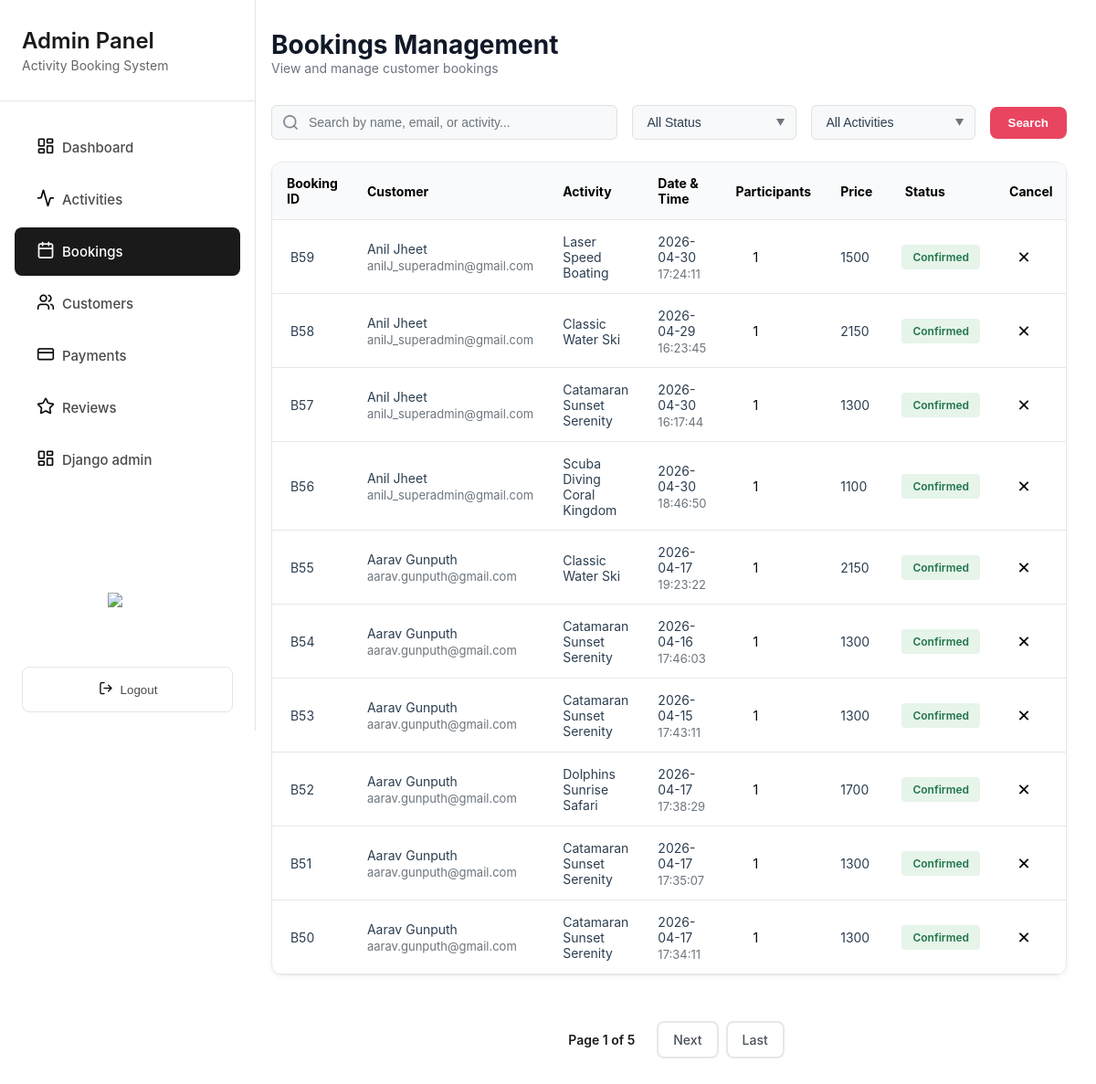
The page /grandblue/admin/bookings/ (signed in) on the database its author committed.
### merger/models.py (models this page shows, shortened)
class Booking(models.Model):
    class Status(models.TextChoices):
        CONFIRMED = "CONFIRMED", "Confirmed"
        CANCELLED = "CANCELLED", "Cancelled"
        COMPLETED = "COMPLETED", "Completed"
    customer = models.ForeignKey(User, related_name="bookings", on_delete=models.CASCADE)
    activity = models.ForeignKey(Activity, related_name="bookings", on_delete=models.CASCADE)
    date = models.DateField(help_text="Selected date for the activity")
    group_size = models.PositiveIntegerField(default=1)
    price_total = models.PositiveIntegerField(help_text="Total price (Rs)")
    status = models.CharField(max_length=12, choices=Status.choices, default=Status.CONFIRMED)
    created_at = models.DateTimeField(auto_now_add=True)
    cancelled_at = models.DateTimeField(blank=True, null=True)
    cancellation_reason = models.TextField(blank=True)
    class Meta:
        ordering = ["-created_at"]
        indexes = [
            models.Index(fields=["status"]),
            models.Index(fields=["date"]),
            models.Index(fields=["customer", "created_at"]),
        ]
        constraints = [
            models.CheckConstraint(
                condition=Q(date__gt=F("created_at")),
                name="booking_date_after_creation"
            ),
        ]

class User(AbstractUser):
    email = models.EmailField(blank=True, unique=True)
    date_joined = models.DateTimeField(default=timezone.now)
    phone = models.CharField(max_length=20, blank=True)
    total_bookings = models.PositiveIntegerField(default=0)
    total_spent = models.DecimalField(max_digits=10, decimal_places=2, default=0.00)
    USERNAME_FIELD = 'email'
    REQUIRED_FIELDS = []
    class Meta:
        ordering = ['email']

class Activity(models.Model):
    ACTIVITY_TYPES = [
        ("Catamaran", "Catamaran"),
        ("Scuba diving", "Scuba diving"),
        ("Dolphin watching", "Dolphin watching"),
        ("Water ski", "Water ski"),
        ("Speed boat", "Speed boat"),
    ]
    name = models.CharField(max_length=255)
    activity_type = models.CharField(max_length=120, blank=True, choices=ACTIVITY_TYPES)
    description = models.TextField()
    base_price = models.PositiveIntegerField(help_text="Price per pax (Rs)")
    location = models.CharField(max_length=120, blank=True)
    duration = models.CharField(max_length=60, blank=True)
    max_participants = models.PositiveIntegerField()
    created_at = models.DateTimeField(auto_now_add=True)
    activity_rules = models.TextField(blank=True, help_text="One rule per line")
    safety_equipment = models.TextField(blank=True, help_text="One item per line")
    cancellation_policy = models.TextField(blank=True, help_text="One policy per line")
    map_embed_url = models.TextField(blank=True)
    map_location_description = models.TextField(blank=True)
    class Meta:
        ordering = ["name"]
        indexes = [
            models.Index(fields=["name"]),
            models.Index(fields=["activity_type"]),
            models.Index(fields=["location"]),
        ]
        verbose_name = "Activity"
        verbose_name_plural = "Activities"

### merger/shared_views.py (the view, shortened to what this page needs)
# urls.py: path('admin/bookings/', BookingsPageView.as_view(), name='bookings'),
class BookingsPageView(LoginRequiredMixin, StaffRequiredMixin, ListView):
    model = Booking
    template_name = 'admin_booking.html'
    context_object_name = 'bookings'
    paginate_by = 10
    def get_queryset(self):
        queryset = Booking.objects.select_related('customer', 'activity').order_by('-created_at')
        status = self.request.GET.get('status')
        if status and status != 'all':
            queryset = queryset.filter(status=status.upper())
        activity = self.request.GET.get('activity')
        if activity and activity != 'all':
            queryset = queryset.filter(activity__activity_type=activity)
        search = self.request.GET.get('search')
        return queryset
    def get_context_data(self, **kwargs):
        context = super().get_context_data(**kwargs)
        context['active_class'] = 'bookings'
        context['current_status'] = self.request.GET.get('status', 'all')
        context['current_activity'] = self.request.GET.get('activity', 'all')
        context['current_search'] = self.request.GET.get('search', '')
        return context

### merger/shared_views.py (called while the page is built)
    def test_func(self):
        return self.request.user.is_staff

### merger/templates/admin_booking.html (shortened to what this page needs)
{% extends 'admin_sidebar.html' %}
{% load static %}
{% block extra_css %}
<link rel="stylesheet" href="{% static 'css/admin_booking.css' %}">
{% endblock %}
{% block content %}
<div class="page-header">
    <h1 class="page-title">Bookings Management</h1>
    <p class="page-subtitle">View and manage customer bookings</p>
</div>
<form method="get" action="" id="filterForm" onsubmit="return true;">
<div class="filter-bar">
    <div class="search-box">
        <input type="text" name="search" id="searchInput" placeholder="Search by name, email, or activity..." value="{{ current_search }}">
    </div>
    <div class="filter-dropdown">
        <select class="dropdown-select" name="status" id="statusFilter" onchange="document.getElementById('filterForm').submit()">
            <option value="all" {% if current_status == 'all' %}selected{% endif %}>All Status</option>
        </select>
    </div>
    <div class="filter-dropdown">
        <select class="dropdown-select" name="activity" id="activityFilter" onchange="document.getElementById('filterForm').submit()">
            <option value="all" {% if current_activity == 'all' %}selected{% endif %}>All Activities</option>
        </select>
    </div>
    <button type="submit" class="filter-submit-btn">Search</button>
</div>
</form>
<div class="table-container">
    <table>
        <thead>
            <tr>
                <th>Booking ID</th>
                <th>Customer</th>
                <th>Activity</th>
                <th>Date & Time</th>
                <th>Participants</th>
                <th>Price</th>
                <th style="white-space: pre;"> Status</th>
                <th>Cancel</th>
            </tr>
        </thead>
        <tbody id="bookingsTable">
            {% for booking in bookings %}
            <tr data-status="{{ booking.status|lower }}" data-activity="{{ booking.activity.activity_type }}"
                data-booking-id="{{ booking.id }}"
                style="--i: {{ forloop.counter }};">
                <td class="booking-id" style="white-space: pre;"> B{{ booking.id }}</td>
                <td>
                    <div class="customer-info">
                        <span class="customer-name">{{ booking.customer.first_name }} {{ booking.customer.last_name }}</span>
                        <span class="customer-email">{{ booking.customer.email }}</span>
                    </div>
                </td>
                <td class="activity-name">{{ booking.activity.name }}</td>
                <td>
                    <div class="datetime-info">
                        <span class="date">{{ booking.date|date:"Y-m-d" }}</span>
                        <span class="time">{{ booking.created_at|date:"H:i:s" }}</span>
                    </div>
                </td>
                <td class="participants">{{ booking.group_size }}</td>
                <td class="price">{{ booking.price_total }}</td>
                <td>
                    <span class="status-badge
                                {% if booking.status == 'CONFIRMED' %}
                                confirmed
                                {% elif booking.status == 'CANCELLED' %}
                                cancelled
                                {% elif booking.status == 'COMPLETED' %}
                                completed
                                {% endif %}
                            ">
                        {{ booking.get_status_display }}
                    </span>
                </td>
                <td class="cancel-cell">
                    {% if booking.status == 'CONFIRMED' %}
                    <form method="POST" action="{% url 'cancel_booking' booking.id %}">
                        <button type="button" class="cancel-btn" title="Cancel Booking" onclick="showCancelDialog('{{ booking.id }}', this)">✕</button>
                    </form>
                    {% else %}
                    <span style="color: #ccc;">—</span>
                    {% endif %}
                </td>
            </tr>
            {% empty %}
            <tr>
                <td colspan="8" style="text-align:center;">No Bookings found.</td>
            </tr>
            {% endfor %}
        </tbody>
    </table>
</div>
{% if is_paginated %}
<div class="pagination">
  <span class="page-current">
    Page {{ page_obj.number }} of {{ page_obj.paginator.num_pages }}
  </span>
  {% if page_obj.has_next %}
    <a href="?page={{ page_obj.next_page_number }}" class="page-link">Next</a>
    <a href="?page={{ page_obj.paginator.num_pages }}" class="page-link">Last</a>
  {% endif %}
</div>
{% endif %}
{% endblock %}

### merger/static/css/dark_mode.css (style rules this page uses)
:root { --bg-primary: #ffffff; --bg-secondary: #f8f9fa; --bg-tertiary: #e9ecef; --text-primary: #000000; --text-secondary: #333333; --text-muted: #666666; --border-color: #dee2e6; --card-bg: #ffffff; --input-bg: #ffffff; --shadow-color: rgba(0, 0, 0, 0.1); }

### merger/static/css/admin_sidebar.css (style rules this page uses)
* { margin: 0; padding: 0; box-sizing: border-box; }
body { font-family: -apple-system, BlinkMacSystemFont, 'Segoe UI', Roboto, Oxygen, Ubuntu, Cantarell, sans-serif; background-color: #f5f5f5; display: flex; min-height: 100vh; }

### merger/static/css/admin_booking.css (style rules this page uses)
* { margin: 0; padding: 0; box-sizing: border-box; }
body { font-family: -apple-system, BlinkMacSystemFont, 'Segoe UI', Roboto, 'Helvetica Neue', Arial, sans-serif; background: #ffffff; color: #000000; min-height: 100vh; }
.page-header { margin-bottom: 32px; }
.page-title { font-size: 28px; font-weight: 700; color: #111827; }
.page-subtitle { font-size: 14px; color: #6b7280; }
.table-container { background: #ffffff; border: 1px solid #e5e7eb; border-radius: 12px; box-shadow: 0 2px 6px rgba(0,0,0,0.05); overflow: hidden; opacity: 0; transform: scale(0.9) translateY(20px); animation: tableAppear 0.8s ease-out forwards, tableGlow 2s ease-in-out 0.5s infinite alternate; }
table { width: 100%; border-collapse: collapse; }
thead { background: #f9fafb; }
th, td { padding: 14px 16px; text-align: left; font-size: 14px; color: #000000; border-bottom: 1px solid #e5e7eb; }
tbody tr { transition: all 0.3s ease; position: relative; }
tbody tr::before { position: absolute; left: 0; top: 0; height: 100%; width: 3px; background: #e94560; transform: scaleY(0); transform-origin: top; transition: transform 0.3s ease; }
.table-container table tr { opacity: 0; transform: translateY(15px) scale(0.97); animation: rowFadeIn 0.5s cubic-bezier(.25,1,.33,1) forwards; }
.table-container table tr:nth-child(n) { animation-delay: calc(0.08s * var(--i)); }
.filter-bar { display: flex; gap: 16px; margin-bottom: 24px; align-items: center; }
.filter-submit-btn { padding: 10px 20px; background: #e94560; color: white; border: none; border-radius: 8px; font-weight: 600; cursor: pointer; transition: all 0.3s ease; }
.search-box { position: relative; flex: 1; max-width: 500px; }
.search-box input { width: 100%; padding: 10px 16px 10px 40px; background: #f8f9fa url(" ../images/search-icon.png") no-repeat 12px center; background-size: 16px 16px; border: 1px solid #e0e0e0; border-radius: 6px; color: #2c3e50; font-size: 14px; transition: all 0.2s ease; }
.search-box input::placeholder { color: #6c757d; }
.filter-dropdown { position: relative; }
.dropdown-select { padding: 10px 36px 10px 16px; background: #f8f9fa; border: 1px solid #e0e0e0; border-radius: 6px; color: #2c3e50; font-size: 14px; cursor: pointer; appearance: none; min-width: 180px; transition: all 0.2s ease; }
.filter-dropdown::after { content: '▼'; position: absolute; right: 12px; top: 50%; transform: translateY(-50%); font-size: 10px; color: #6c757d; pointer-events: none; }
.booking-id { color: #2c3e50; }
.customer-info { display: flex; flex-direction: column; gap: 2px; }
.customer-name { color: #2c3e50; }
.customer-email { font-size: 13px; color: #6c757d; }
.activity-name { color: #2c3e50; }
.datetime-info { display: flex; flex-direction: column; gap: 2px; }
.date { color: #2c3e50; }
.time { font-size: 13px; color: #6c757d; }
.participants { padding-right: 55px; text-align: center; }
.price { color: #2c3e50; }
.status-badge { display: inline-block; padding: 6px 12px; border-radius: 4px; font-size: 12px; font-weight: 600; text-transform: capitalize; }
.status-badge.confirmed { background: #E6F4EA; color: #20744A; }
.cancel-btn { background: transparent; border: none; font-size: 18px; cursor: pointer; width: 32px; height: 32px; display: flex; align-items: center; justify-content: center; border-radius: 4px; transition: all 0.2s ease; }
.pagination { display: flex; justify-content: center; align-items: center; gap: 8px; margin-top: 30px; padding: 20px 0; }
.page-link { padding: 10px 16px; border: 2px solid #e5e7eb; border-radius: 8px; background: white; color: #495057; text-decoration: none; font-weight: 500; font-size: 14px; transition: all 0.3s ease; cursor: pointer; min-width: 45px; text-align: center; }
.page-current { padding: 10px 16px; font-weight: 600; color: #1a1a1a; font-size: 14px; }

### rows shown on the page
Booking: id "59", customer.first_name "Anil", customer.last_name "Jheet", customer.email "anilJ_superadmin@gmail.com", activity.name "Laser Speed Boating", date "2026-04-30", created_at "17:24:11", group_size "1", price_total "1500", status "Confirmed"
Booking: id "58", customer.first_name "Anil", customer.last_name "Jheet", customer.email "anilJ_superadmin@gmail.com", activity.name "Classic Water Ski", date "2026-04-29", created_at "16:23:45", group_size "1", price_total "2150", status "Confirmed"
Booking: id "57", customer.first_name "Anil", customer.last_name "Jheet", customer.email "anilJ_superadmin@gmail.com", activity.name "Catamaran Sunset Serenity", date "2026-04-30", created_at "16:17:44", group_size "1", price_total "1300", status "Confirmed"
Booking: id "56", customer.first_name "Anil", customer.last_name "Jheet", customer.email "anilJ_superadmin@gmail.com", activity.name "Scuba Diving Coral Kingdom", date "2026-04-30", created_at "18:46:50", group_size "1", price_total "1100", status "Confirmed"
Booking: id "55", customer.first_name "Aarav", customer.last_name "Gunputh", customer.email "aarav.gunputh@gmail.com", activity.name "Classic Water Ski", date "2026-04-17", created_at "19:23:22", group_size "1", price_total "2150", status "Confirmed"
Booking: id "54", customer.first_name "Aarav", customer.last_name "Gunputh", customer.email "aarav.gunputh@gmail.com", activity.name "Catamaran Sunset Serenity", date "2026-04-16", created_at "17:46:03", group_size "1", price_total "1300", status "Confirmed"
Booking: id "53", customer.first_name "Aarav", customer.last_name "Gunputh", customer.email "aarav.gunputh@gmail.com", activity.name "Catamaran Sunset Serenity", date "2026-04-15", created_at "17:43:11", group_size "1", price_total "1300", status "Confirmed"
Booking: id "52", customer.first_name "Aarav", customer.last_name "Gunputh", customer.email "aarav.gunputh@gmail.com", activity.name "Dolphins Sunrise Safari", date "2026-04-17", created_at "17:38:29", group_size "1", price_total "1700", status "Confirmed"
Booking: id "51", customer.first_name "Aarav", customer.last_name "Gunputh", customer.email "aarav.gunputh@gmail.com", activity.name "Catamaran Sunset Serenity", date "2026-04-17", created_at "17:35:07", group_size "1", price_total "1300", status "Confirmed"
Booking: id "50", customer.first_name "Aarav", customer.last_name "Gunputh", customer.email "aarav.gunputh@gmail.com", activity.name "Catamaran Sunset Serenity", date "2026-04-17", created_at "17:34:11", group_size "1", price_total "1300", status "Confirmed"

### other values the page prints
{{ page_obj.number }} "1"
{{ page_obj.paginator.num_pages }} "5"
